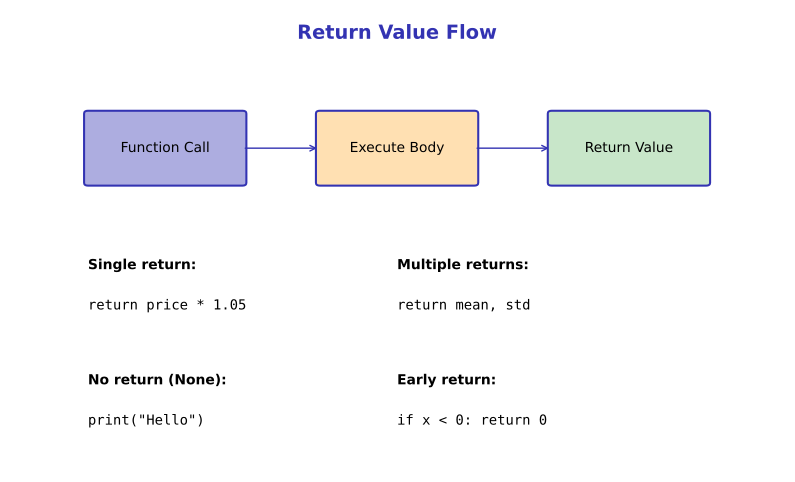

The script that saved this image:
"""Generated chart with course color palette"""
import matplotlib.pyplot as plt
import matplotlib.patches as patches
from matplotlib.patches import FancyBboxPatch, Rectangle, Circle, FancyArrowPatch, Wedge
import numpy as np
import pandas as pd
import seaborn as sns
from pathlib import Path

# Standard matplotlib configuration
plt.rcParams.update({
    'font.size': 10,
    'axes.labelsize': 10,
    'axes.titlesize': 11,
    'xtick.labelsize': 9,
    'ytick.labelsize': 9,
    'legend.fontsize': 9,
    'figure.figsize': (10, 6),
    'figure.dpi': 150
})

# Course colors
MLPURPLE = '#3333B2'
MLLAVENDER = '#ADADE0'
MLBLUE = '#0066CC'
MLORANGE = '#FF7F0E'
MLGREEN = '#2CA02C'
MLRED = '#D62728'

# Course colors already used in this lesson
COLOR_PRIMARY = MLPURPLE
COLOR_SECONDARY = MLPURPLE
COLOR_ACCENT = MLBLUE
COLOR_LIGHT = MLLAVENDER
COLOR_GREEN = MLGREEN
COLOR_ORANGE = MLORANGE
COLOR_RED = MLRED


fig, ax = plt.subplots(figsize=(10, 6))
ax.set_xlim(0, 10)
ax.set_ylim(0, 8)
ax.axis('off')

ax.text(5, 7.5, 'Return Value Flow', fontsize=14, fontweight='bold', ha='center', color=MLPURPLE)

# Boxes
boxes = [
    (1, 5, 'Function Call', MLLAVENDER),
    (4, 5, 'Execute Body', '#FFE0B2'),
    (7, 5, 'Return Value', '#C8E6C9')
]
for x, y, label, color in boxes:
    rect = patches.FancyBboxPatch((x, y), 2, 1.2, boxstyle="round,pad=0.05",
                                   facecolor=color, edgecolor=MLPURPLE, linewidth=1.5)
    ax.add_patch(rect)
    ax.text(x+1, y+0.6, label, fontsize=10, ha='center', va='center')

# Arrows
ax.annotate('', xy=(4, 5.6), xytext=(3, 5.6), arrowprops=dict(arrowstyle='->', color=MLPURPLE))
ax.annotate('', xy=(7, 5.6), xytext=(6, 5.6), arrowprops=dict(arrowstyle='->', color=MLPURPLE))

# Examples
ax.text(1, 3.5, 'Single return:', fontsize=10, fontweight='bold')
ax.text(1, 2.8, 'return price * 1.05', fontsize=10, fontfamily='monospace')

ax.text(5, 3.5, 'Multiple returns:', fontsize=10, fontweight='bold')
ax.text(5, 2.8, 'return mean, std', fontsize=10, fontfamily='monospace')

ax.text(1, 1.5, 'No return (None):', fontsize=10, fontweight='bold')
ax.text(1, 0.8, 'print("Hello")', fontsize=10, fontfamily='monospace')

ax.text(5, 1.5, 'Early return:', fontsize=10, fontweight='bold')
ax.text(5, 0.8, 'if x < 0: return 0', fontsize=10, fontfamily='monospace')

plt.savefig('chart.pdf', dpi=300, bbox_inches='tight')
plt.close()
